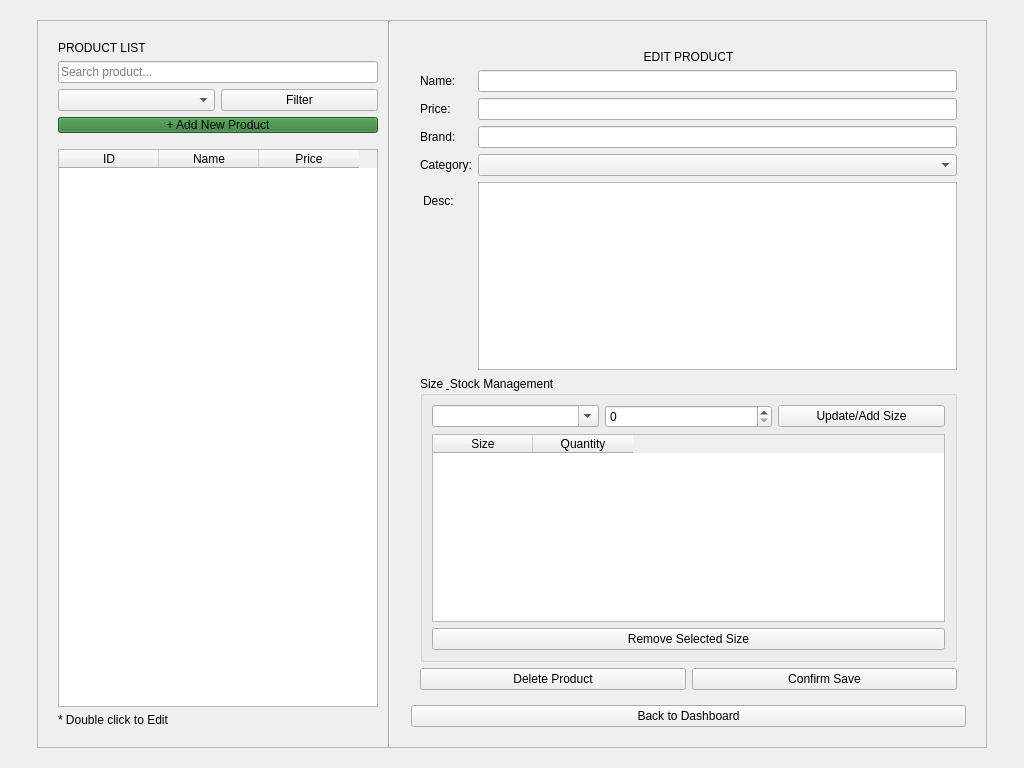
<?xml version="1.0" encoding="UTF-8"?>
<ui version="4.0">
 <class>EditProductsWidget</class>
 <widget class="QWidget" name="EditProductsWidget">
  <property name="geometry">
   <rect>
    <x>0</x>
    <y>0</y>
    <width>1024</width>
    <height>768</height>
   </rect>
  </property>
  <layout class="QVBoxLayout" name="verticalLayout_Main">
   <item>
    <widget class="QWidget" name="centerContainer" native="true">
     <layout class="QHBoxLayout" name="horizontalLayout_Center">
      <item>
       <spacer name="horizontalSpacer_L">
        <property name="orientation">
         <enum>Qt::Horizontal</enum>
        </property>
        <property name="sizeHint" stdset="0">
         <size>
          <width>40</width>
          <height>20</height>
         </size>
        </property>
       </spacer>
      </item>
      <item>
       <widget class="QFrame" name="mainCard">
        <property name="minimumSize">
         <size>
          <width>950</width>
          <height>650</height>
         </size>
        </property>
        <property name="frameShape">
         <enum>QFrame::StyledPanel</enum>
        </property>
        <layout class="QHBoxLayout" name="horizontalLayout_Card">
         <property name="spacing">
          <number>0</number>
         </property>
         <property name="leftMargin">
          <number>0</number>
         </property>
         <property name="topMargin">
          <number>0</number>
         </property>
         <property name="rightMargin">
          <number>0</number>
         </property>
         <property name="bottomMargin">
          <number>0</number>
         </property>
         <item>
          <widget class="QWidget" name="leftSide" native="true">
           <property name="minimumSize">
            <size>
             <width>350</width>
             <height>0</height>
            </size>
           </property>
           <property name="maximumSize">
            <size>
             <width>350</width>
             <height>16777215</height>
            </size>
           </property>
           <layout class="QVBoxLayout" name="verticalLayout_Left">
            <property name="leftMargin">
             <number>20</number>
            </property>
            <property name="topMargin">
             <number>20</number>
            </property>
            <property name="rightMargin">
             <number>10</number>
            </property>
            <property name="bottomMargin">
             <number>20</number>
            </property>
            <item>
             <widget class="QLabel" name="lblTitle">
              <property name="text">
               <string>PRODUCT LIST</string>
              </property>
             </widget>
            </item>
            <item>
             <widget class="QLineEdit" name="txtSearch">
              <property name="placeholderText">
               <string>Search product...</string>
              </property>
             </widget>
            </item>
            <item>
             <layout class="QHBoxLayout" name="hlFilter">
              <item>
               <widget class="QComboBox" name="cboCategoryFilter"/>
              </item>
              <item>
               <widget class="QPushButton" name="btnFilter">
                <property name="text">
                 <string>Filter</string>
                </property>
               </widget>
              </item>
             </layout>
            </item>

            <item>
             <widget class="QPushButton" name="btnAddProduct">
              <property name="text">
               <string>+ Add New Product</string>
              </property>
              <property name="styleSheet">
               <string notr="true">background-color: #2E7D32; margin-bottom: 10px;</string>
              </property>
             </widget>
            </item>

            <item>
             <widget class="QTableWidget" name="tblProducts">
              <property name="selectionBehavior">
               <enum>QAbstractItemView::SelectRows</enum>
              </property>
              <column>
               <property name="text">
                <string>ID</string>
               </property>
              </column>
              <column>
               <property name="text">
                <string>Name</string>
               </property>
              </column>
              <column>
               <property name="text">
                <string>Price</string>
               </property>
              </column>
             </widget>
            </item>

            <item>
             <widget class="QLabel" name="lblHint">
              <property name="text">
               <string>* Double click to Edit</string>
              </property>
             </widget>
            </item>
           </layout>
          </widget>
         </item>
         <item>
          <widget class="Line" name="lineSeparator">
           <property name="orientation">
            <enum>Qt::Vertical</enum>
           </property>
          </widget>
         </item>
         <item>
          <widget class="QWidget" name="rightSide" native="true">
           <layout class="QVBoxLayout" name="verticalLayout_Right">
            <property name="leftMargin">
             <number>20</number>
            </property>
            <property name="topMargin">
             <number>20</number>
            </property>
            <property name="rightMargin">
             <number>20</number>
            </property>
            <property name="bottomMargin">
             <number>20</number>
            </property>
            <item>
             <widget class="QStackedWidget" name="stackEdit">
              <property name="currentIndex">
               <number>1</number>
              </property>
              <widget class="QWidget" name="pageEmpty">
               <layout class="QVBoxLayout" name="vlEmpty">
                <item>
                 <widget class="QLabel" name="lblEmpty">
                  <property name="text">
                   <string>Select a product to edit details</string>
                  </property>
                  <property name="alignment">
                   <set>Qt::AlignCenter</set>
                  </property>
                 </widget>
                </item>
               </layout>
              </widget>
              <widget class="QWidget" name="pageForm">
               <layout class="QVBoxLayout" name="vlForm">
                <item>
                 <widget class="QLabel" name="lblEditTitle">
                  <property name="text">
                   <string>EDIT PRODUCT</string>
                  </property>
                  <property name="alignment">
                   <set>Qt::AlignCenter</set>
                  </property>
                 </widget>
                </item>
                <item>
                 <layout class="QFormLayout" name="formLayout">
                  <item row="0" column="0">
                   <widget class="QLabel" name="l1">
                    <property name="text">
                     <string>Name:</string>
                    </property>
                   </widget>
                  </item>
                  <item row="0" column="1">
                   <widget class="QLineEdit" name="txtName"/>
                  </item>
                  <item row="1" column="0">
                   <widget class="QLabel" name="l2">
                    <property name="text">
                     <string>Price:</string>
                    </property>
                   </widget>
                  </item>
                  <item row="1" column="1">
                   <widget class="QLineEdit" name="txtPrice"/>
                  </item>
                  <item row="2" column="0">
                   <widget class="QLabel" name="l3">
                    <property name="text">
                     <string>Brand:</string>
                    </property>
                   </widget>
                  </item>
                  <item row="2" column="1">
                   <widget class="QLineEdit" name="txtBrand"/>
                  </item>
                  <item row="3" column="0">
                   <widget class="QLabel" name="l4">
                    <property name="text">
                     <string>Category:</string>
                    </property>
                   </widget>
                  </item>
                  <item row="3" column="1">
                   <widget class="QComboBox" name="cboCategoryEdit"/>
                  </item>
                  <item row="4" column="0">
                   <widget class="QLabel" name="l5">
                    <property name="text">
                     <string>Desc:</string>
                    </property>
                    <property name="styleSheet">
                     <string notr="true">margin-top: 5px;</string>
                    </property>
                   </widget>
                  </item>
                  <item row="4" column="1">
                   <widget class="QTextEdit" name="txtDesc">
                    <property name="maximumHeight">
                     <number>60</number>
                    </property>
                   </widget>
                  </item>
                 </layout>
                </item>

                <item>
                 <widget class="QGroupBox" name="grpSizes">
                  <property name="sizePolicy">
                   <sizepolicy hsizetype="Preferred" vsizetype="Expanding">
                    <horstretch>0</horstretch>
                    <verstretch>0</verstretch>
                   </sizepolicy>
                  </property>

                  <property name="minimumSize">
                   <size>
                    <width>0</width>
                    <height>200</height>
                   </size>
                  </property>

                  <property name="title">
                   <string>Size &amp; Stock Management</string>
                  </property>
                  <layout class="QVBoxLayout" name="vlSize">
                   <item>
                    <layout class="QHBoxLayout" name="hlSizeInput">
                     <item>
                      <widget class="QComboBox" name="cboSizeSelect">
                       <property name="editable">
                        <bool>true</bool>
                       </property>
                      </widget>
                     </item>
                     <item>
                      <widget class="QSpinBox" name="spinStock">
                       <property name="maximum">
                        <number>9999</number>
                       </property>
                      </widget>
                     </item>
                     <item>
                      <widget class="QPushButton" name="btnAddSize">
                       <property name="text">
                        <string>Update/Add Size</string>
                       </property>
                      </widget>
                     </item>
                    </layout>
                   </item>
                   <item>
                    <widget class="QTableWidget" name="tblSizes">
                     <property name="selectionBehavior">
                      <enum>QAbstractItemView::SelectRows</enum>
                     </property>
                     <column>
                      <property name="text">
                       <string>Size</string>
                      </property>
                     </column>
                     <column>
                      <property name="text">
                       <string>Quantity</string>
                      </property>
                     </column>
                    </widget>
                   </item>
                   <item>
                    <widget class="QPushButton" name="btnRemoveSize">
                     <property name="text">
                      <string>Remove Selected Size</string>
                     </property>
                    </widget>
                   </item>
                  </layout>
                 </widget>
                </item>

                <item>
                 <layout class="QHBoxLayout" name="hlButtons">
                  <item>
                   <widget class="QPushButton" name="btnDeleteProduct">
                    <property name="text">
                     <string>Delete Product</string>
                    </property>
                   </widget>
                  </item>
                  <item>
                   <widget class="QPushButton" name="btnConfirm">
                    <property name="text">
                     <string>Confirm Save</string>
                    </property>
                   </widget>
                  </item>
                 </layout>
                </item>
               </layout>
              </widget>
             </widget>
            </item>
            <item>
             <widget class="QPushButton" name="btnBack">
              <property name="text">
               <string>Back to Dashboard</string>
              </property>
             </widget>
            </item>
           </layout>
          </widget>
         </item>
        </layout>
       </widget>
      </item>
      <item>
       <spacer name="horizontalSpacer_R">
        <property name="orientation">
         <enum>Qt::Horizontal</enum>
        </property>
        <property name="sizeHint" stdset="0">
         <size>
          <width>40</width>
          <height>20</height>
         </size>
        </property>
       </spacer>
      </item>
     </layout>
    </widget>
   </item>
  </layout>
 </widget>
 <resources/>
 <connections/>
</ui>
